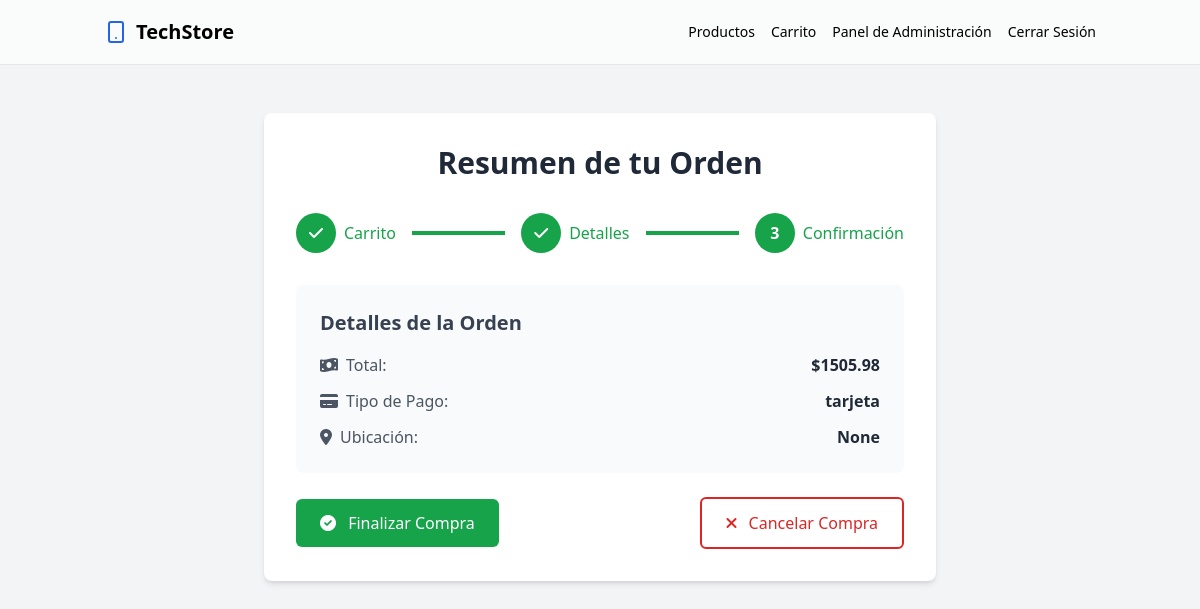
The app's page /carrito/ver_orden/8/ (signed in) with its own data.
### carrito_app/models.py (models this page shows, shortened)
class Order(models.Model):
    user = models.ForeignKey(User, on_delete=models.CASCADE)
    items = models.ManyToManyField(Product, through='OrderItem')
    total = models.DecimalField(max_digits=10, decimal_places=2)
    creado_en = models.DateTimeField(auto_now_add=True)
    status = models.CharField(max_length=20, default='Pending')
    tipo_pago = models.CharField(max_length=50, choices=[
        ('tarjeta', 'Tarjeta de crédito/débito'),
        ('efectivo', 'Efectivo'),
        ('mp', 'Mercado Pago'),
    ], default='tarjeta')
    ubicacion = models.CharField(max_length=255, blank=True, null=True)

### carrito_app/views.py (the view, shortened to what this page needs)
# urls.py: path('ver_orden/<int:orden_id>/', views.ver_orden, name='ver_orden')
@login_required
def ver_orden(request, orden_id):
    orden = get_object_or_404(Order, id=orden_id, user=request.user)
    return render(request, 'carrito_app/ver_orden.html', {'orden': orden})

### carrito_app/templates/carrito_app/ver_orden.html (shortened to what this page needs)
<!DOCTYPE html>
<html lang="es">
  <head>
    <script src="https://cdn.tailwindcss.com"></script>
    <link
      href="https://cdnjs.cloudflare.com/ajax/libs/font-awesome/6.0.0-beta3/css/all.min.css"
      rel="stylesheet"
    />
  </head>
  <body class="bg-gray-100">
    {% include 'nav.html' %}
    <div class="container mx-auto px-4 py-12">
      <div
        class="max-w-2xl mx-auto bg-white rounded-lg shadow-md p-8"
        id="orden-container"
      >
        <h1 class="text-3xl font-bold mb-8 text-center text-gray-800">
          Resumen de tu Orden
        </h1>
        <div class="flex flex-col items-start space-y-3 sm:space-y-0 sm:flex-row sm:items-center justify-center mb-8">
          <div class="flex items-center text-green-600">
            <span
              class="h-10 w-10 bg-green-600 rounded-full flex items-center justify-center text-white font-bold"
            >
              <i class="fas fa-check"></i>
            </span>
            <span class="ml-2 font-medium">Carrito</span>
          </div>
          <div class="flex-1 h-1 mx-4 bg-green-600"></div>
          <div class="flex items-center text-green-600">
            <span
              class="h-10 w-10 bg-green-600 rounded-full flex items-center justify-center text-white font-bold"
            >
              <i class="fas fa-check"></i>
            </span>
            <span class="ml-2 font-medium">Detalles</span>
          </div>
          <div class="flex-1 h-1 mx-4 bg-green-600"></div>
          <div class="flex items-center text-green-600 ml-10 sm:ml-0">
            <span
              class="h-10 w-10 bg-green-600 rounded-full flex items-center justify-center text-white font-bold"
              >3</span
            >
            <span class="ml-2 font-medium">Confirmación</span>
          </div>
        </div>
        <div class="bg-gray-50 rounded-lg p-6 mb-6">
          <h2 class="text-xl font-semibold mb-4 text-gray-700">
            Detalles de la Orden
          </h2>
          <div class="space-y-3">
            <p class="flex justify-between">
              <span class="text-gray-600"
                ><i class="fas fa-money-bill-wave mr-2"></i>Total:</span
              >
              <strong class="text-gray-800">${{ orden.total }}</strong>
            </p>
            <p class="flex justify-between">
              <span class="text-gray-600"
                ><i class="fas fa-credit-card mr-2"></i>Tipo de Pago:</span
              >
              <strong class="text-gray-800">{{ orden.tipo_pago }}</strong>
            </p>
            <p class="flex justify-between">
              <span class="text-gray-600"
                ><i class="fas fa-map-marker-alt mr-2"></i>Ubicación:</span
              >
              <strong class="text-gray-800">{{ orden.ubicacion }}</strong>
            </p>
          </div>
        </div>
        <form
          method="POST"
          action="{% url 'gestionar_compra' orden.id %}"
          class="space-y-4"
          id="compra-form"
        >
          <div
            class="flex flex-col sm:flex-row justify-between items-center gap-4"
          >
            <button
            id="finalizar-btn"
              type="submit"
              name="accion"
              value="finalizar"
              class="w-full sm:w-auto bg-green-600 text-white py-3 px-6 rounded-md hover:bg-green-700 focus:outline-none focus:ring-2 focus:ring-green-500 focus:ring-offset-2 transition duration-150 ease-in-out transform hover:scale-105"
            >
              <i class="fas fa-check-circle mr-2"></i>
              Finalizar Compra
            </button>
            <button
              type="submit"
              name="accion"
              value="cancelar"
              class="w-full sm:w-auto bg-transparent text-red-600 border-2 border-red-600 py-3 px-6 rounded-md hover:bg-red-600 hover:text-white focus:outline-none focus:ring-2 focus:ring-red-500 focus:ring-offset-2 transition duration-150 ease-in-out"
            >
              <i class="fas fa-times mr-2"></i>
              Cancelar Compra
            </button>
          </div>
        </form>
      </div>
    </div>
  </body>
</html>

### records on screen
Order: total "1505.98", tipo_pago "tarjeta", ubicacion "None"
